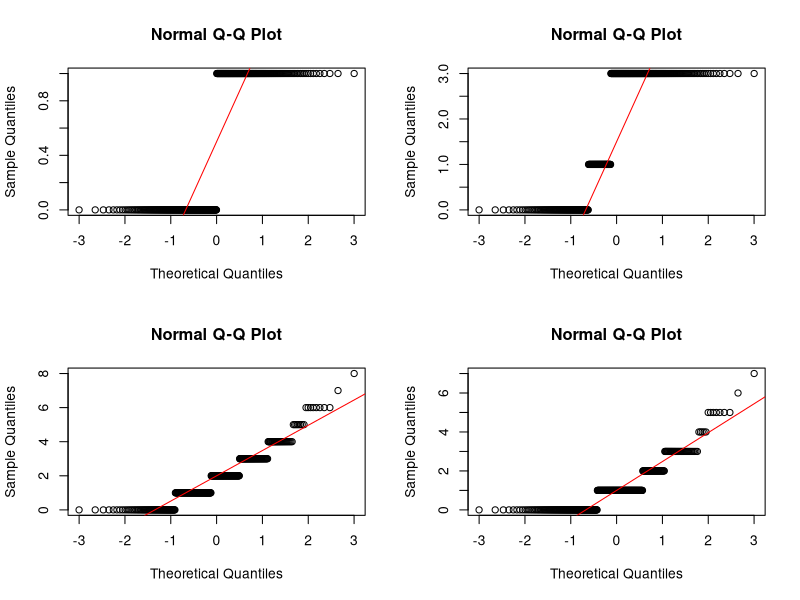
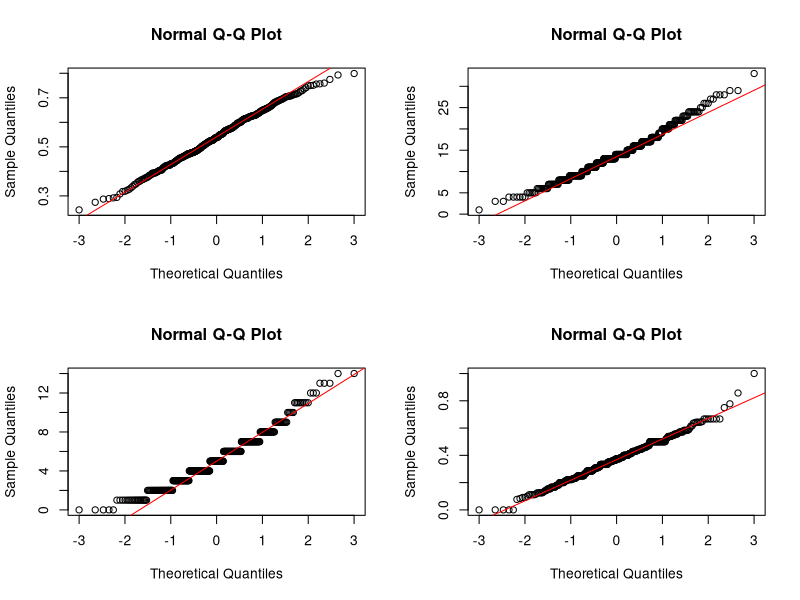
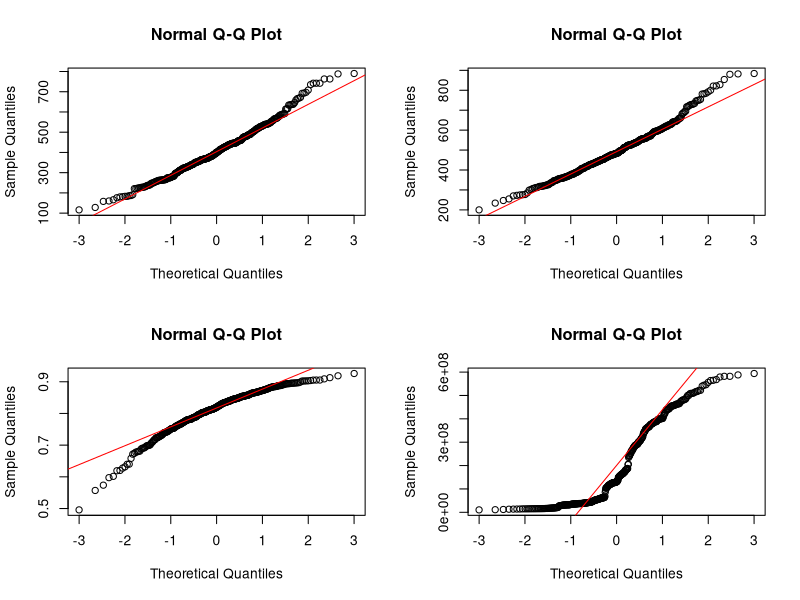
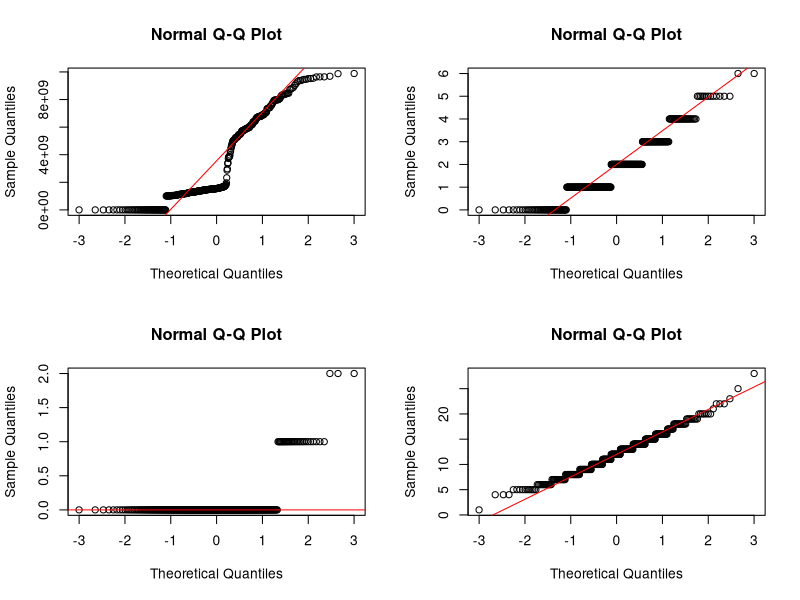
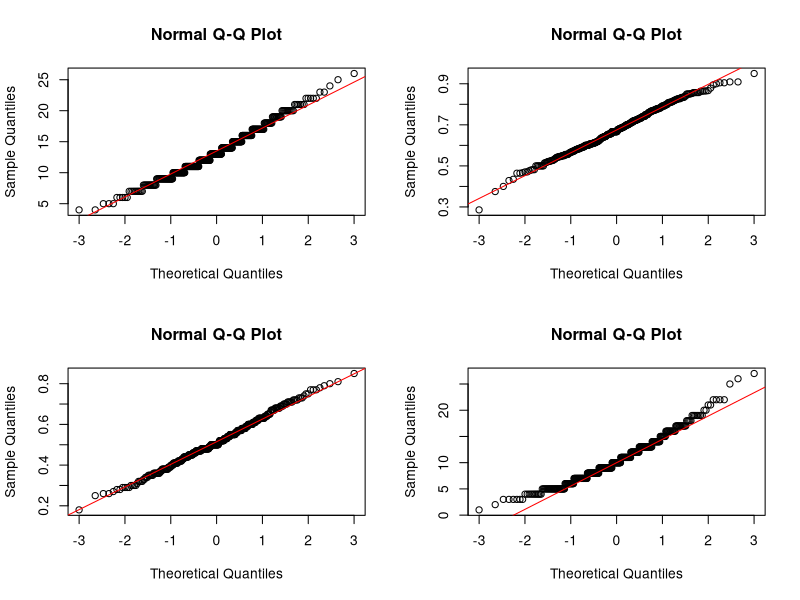
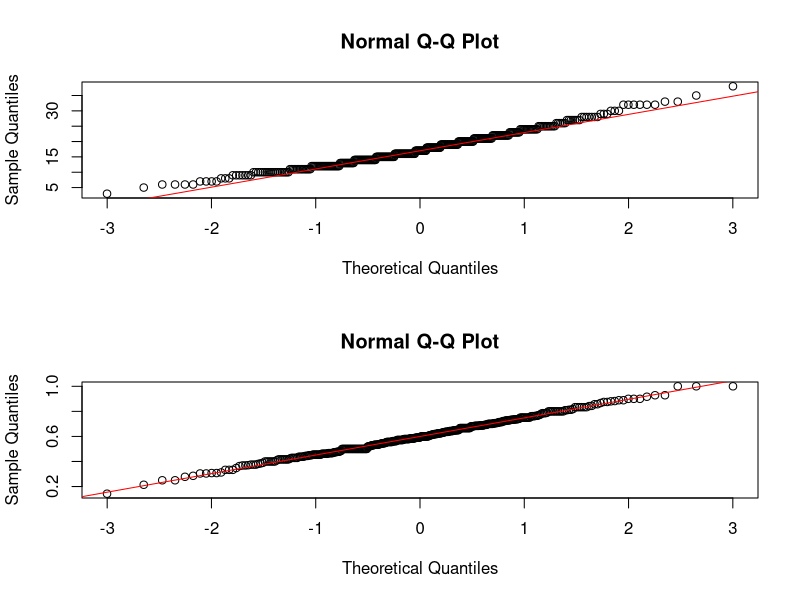
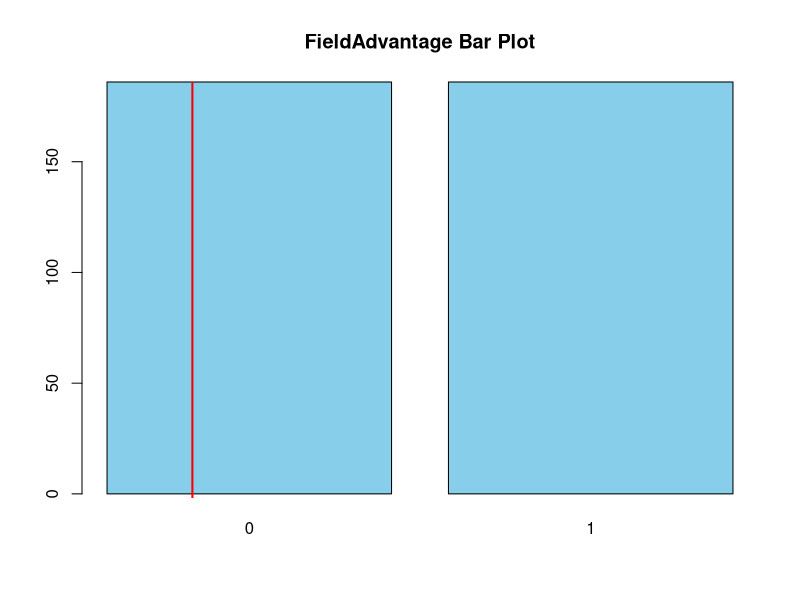
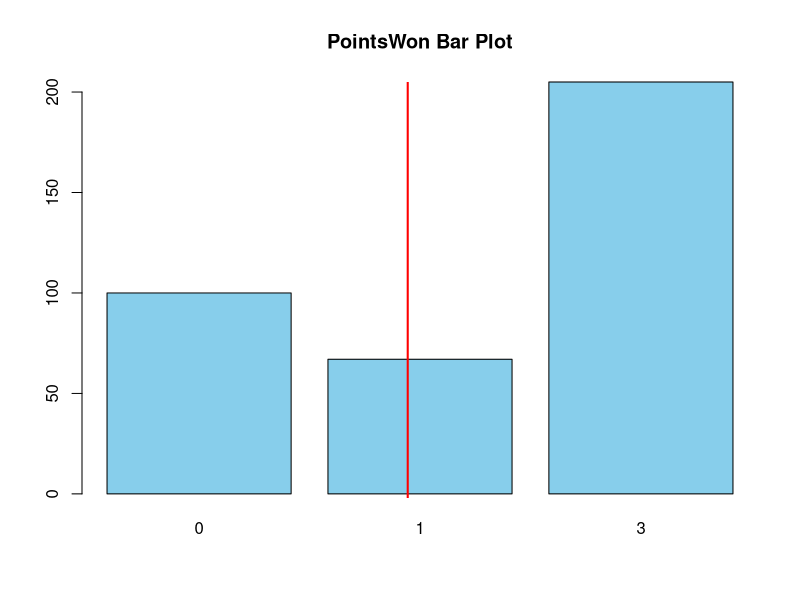

The R script that drew these images, in order: (Note: this script raises an error after producing the figures.)
# import dataset
#rm(list=ls())
df <- read.csv('DatasetR_eng_fin.csv', header=TRUE, sep=';', 
               fileEncoding="UTF-8")
anyNA(df) # check missing values

# nick: Meaningful variables can be (based on the 'research' question):
# outcomeWL: crucial to understand which factors contribute to a win
# FieldAdvantage: could have a significant impact on the team's performance (historically the team playing home has
# a 'support advantege' given by the presence of local funs)
# BallPoss, Shots, ShotsOnT, PassAtt, PassSucc, TacklesW, TacklesAtt, AirDuelW, DribW (higher is better)
# YellowC, RedC, FoulsC, FoulsT (lower is better)

# nick: check if variable need standardization/normalization
str(df)       # Class of the dataframe


# Trasformare FieldAdvantage in variabile binaria
df$FieldAdvantage <- ifelse(df$FieldAdvantage == "H", 1, 
                            ifelse(df$FieldAdvantage == "A", 0, NA))


summary(df)

df$BallPoss <- as.numeric(gsub("%", "", gsub(",", ".", df$BallPoss))) / 100
df$ShotsPrec <- as.numeric(gsub("%", "", gsub(",", ".", df$ShotsPrec))) / 100
df$PassPrec <- as.numeric(gsub("%", "", gsub(",", ".", df$PassPrec))) / 100
df$TacklesWRatio <- as.numeric(gsub("%", "", gsub(",", ".", df$TacklesWRatio))) / 100
df$AirDuelW <- as.numeric(gsub("%", "", gsub(",", ".", df$AirDuelW))) / 100
df$DribWRatio <- as.numeric(gsub("%", "", gsub(",", ".", df$DribWRatio))) / 100
df$Knowledge <- as.numeric(gsub(",","", df$Knowledge))
summary(df)

df1 <- df[, c("FieldAdvantage", "PointsWon", "GoalsMade", "GoalsTaken", "BallPoss", "Shots", "ShotsOnT",
              "ShotsPrec", "PassAtt", "PassSucc", "PassPrec", "RosterQuality", "Knowledge", "YellowC", "RedC", 
              "FoulsC", "FoulsT", "TacklesWRatio", "AirDuelW", "DribW", "DribAtt", "DribWRatio")]

summary(df1)





###############################################################
## We can try to observe which variable is normally distributed
###############################################################
par(mfrow=c(2, 2))
qqnorm(df1$FieldAdvantage)
qqline(df1$FieldAdvantage, col = "red")

qqnorm(df1$PointsWon)
qqline(df1$PointsWon, col = "red")

qqnorm(df1$GoalsMade)
qqline(df1$GoalsMade, col = "red")

qqnorm(df1$GoalsTaken)
qqline(df1$GoalsTaken, col = "red")
par(mfrow=c(1, 1))


par(mfrow=c(2, 2))
qqnorm(df1$BallPoss)
qqline(df1$BallPoss, col = "red")

qqnorm(df1$Shots)
qqline(df1$Shots, col = "red")

qqnorm(df1$ShotsOnT)
qqline(df1$ShotsOnT, col = "red")

qqnorm(df1$ShotsPrec)
qqline(df1$ShotsPrec, col = "red")
par(mfrow=c(1, 1))


par(mfrow=c(2, 2))
qqnorm(df1$PassAtt)
qqline(df1$PassAtt, col = "red")

qqnorm(df1$PassSucc)
qqline(df1$PassSucc, col = "red")

qqnorm(df1$PassPrec)
qqline(df1$PassPrec, col = "red")

qqnorm(df1$RosterQuality)
qqline(df1$RosterQuality, col = "red")
par(mfrow=c(1, 1))


par(mfrow=c(2, 2))
qqnorm(df1$Knowledge)
qqline(df1$Knowledge, col = "red")

qqnorm(df1$YellowC)
qqline(df1$YellowC, col = "red")

qqnorm(df1$RedC)
qqline(df1$RedC, col = "red")

qqnorm(df1$FoulsC)
qqline(df1$FoulsC, col = "red")
par(mfrow=c(1, 1))


par(mfrow=c(2, 2))
qqnorm(df1$FoulsT)
qqline(df1$FoulsT, col = "red")

qqnorm(df1$TacklesWRatio)
qqline(df1$TacklesWRatio, col = "red")

qqnorm(df1$AirDuelW)
qqline(df1$AirDuelW, col = "red")

qqnorm(df1$DribW)
qqline(df1$DribW, col = "red")
par(mfrow=c(1, 1))


par(mfrow=c(2, 1))
qqnorm(df1$DribAtt)
qqline(df1$DribAtt, col = "red")

qqnorm(df1$DribWRatio)
qqline(df1$DribWRatio, col = "red")
par(mfrow=c(1, 1))



wins <- df1[df1$PointsWon == 3, ]
defeats <- df1[df1$PointsWon == 0, ]
draws <- df1[df1$PointsWon == 1, ]

#############################################
############# aggregate hists ###############
#############################################

barplot(table(df1$FieldAdvantage), col = "skyblue", main = "FieldAdvantage Bar Plot")
abline(v = mean(df1$FieldAdvantage), col = "red", lwd = 2)  
barplot(table(df1$PointsWon), col = "skyblue", main = "PointsWon Bar Plot")
abline(v = mean(df1$PointsWon), col = "red", lwd = 2)  
barplot(table(df1$GoalsMade), col = "skyblue", main = "GoalsMade Bar Plot")
abline(v = mean(df1$GoalsMade), col = "red", lwd = 2)  
barplot(table(df1$GoalsTaken), col = "skyblue", main = "GoalsTaken Bar Plot")
abline(v = mean(df1$GoalsTaken), col = "red", lwd = 2)
barplot(table(df1$YellowC), col = "skyblue", main = "YellowC Bar Plot")
abline(v = mean(df1$YellowC), col = "red", lwd = 2)


par(mfrow = c(2, 2))
hist(df1$BallPoss, col = "skyblue", border = "black", main = "BallPoss Histogram")
abline(v = mean(df1$BallPoss), col = "red", lwd = 2)
hist(df1$Shots, col = "skyblue", border = "black", main = "Shots Histogram")
abline(v = mean(df1$Shots), col = "red", lwd = 2)
hist(df1$ShotsOnT, col = "skyblue", border = "black", main = "ShotsOnT Histogram")
abline(v = mean(df1$ShotsOnT), col = "red", lwd = 2)
hist(df1$ShotsPrec, col = "skyblue", border = "black", main = "ShotsPrec Histogram")
abline(v = mean(df1$ShotsPrec), col = "red", lwd = 2)
par(mfrow = c(1, 1))

par(mfrow = c(2, 2))
hist(df1$PassAtt, col = "skyblue", border = "black", main = "PassAtt Histogram")
abline(v = mean(df1$PassAtt), col = "red", lwd = 2)
hist(df1$PassSucc, col = "skyblue", border = "black", main = "PassSucc Histogram")
abline(v = mean(df1$PassSucc), col = "red", lwd = 2)
hist(df1$PassPrec, col = "skyblue", border = "black", main = "PassPrec Histogram")
abline(v = mean(df1$PassPrec), col = "red", lwd = 2)
hist(df1$RosterQuality, col = "skyblue", border = "black", main = "RosterQuality Histogram")
abline(v = mean(df1$RosterQuality), col = "red", lwd = 2)
par(mfrow = c(1, 1))

par(mfrow = c(2, 2))
hist(df1$Knowledge, col = "skyblue", border = "black", main = "Knowledge Histogram") # not numeric
abline(v = mean(df$Knowledge), col = "red", lwd = 2) 
hist(df1$FoulsC, col = "skyblue", border = "black", main = "FoulsC Histogram")
abline(v = mean(df1$FoulsC), col = "red", lwd = 2)
hist(df1$FoulsT, col = "skyblue", border = "black", main = "FoulsT Histogram")
abline(v = mean(df1$FoulsT), col = "red", lwd = 2)
hist(df1$TacklesWRatio, col = "skyblue", border = "black", main = "TacklesWRatio Histogram")
abline(v = mean(df1$TacklesWRatio), col = "red", lwd = 2)
par(mfrow = c(1, 1))

par(mfrow = c(2, 2))
hist(df1$AirDuelW, col = "skyblue", border = "black", main = "AirDuelW Histogram")
abline(v = mean(df1$AirDuelW), col = "red", lwd = 2)
hist(df1$DribW, col = "skyblue", border = "black", main = "DribW Histogram")
abline(v = mean(df1$DribW), col = "red", lwd = 2)
hist(df1$DribAtt, col = "skyblue", border = "black", main = "DribAtt Histogram")
abline(v = mean(df1$DribAtt), col = "red", lwd = 2)
hist(df1$DribWRatio, col = "skyblue", border = "black", main = "DribWRatio Histogram")
abline(v = mean(df1$DribWRatio), col = "red", lwd = 2)
par(mfrow = c(1, 1))

#############################################
############# match winners hists ###############
#############################################

barplot(table(wins$FieldAdvantage), col = "skyblue", main = "FieldAdvantage Bar Plot")
abline(v = mean(wins$FieldAdvantage), col = "red", lwd = 2)  
barplot(table(wins$PointsWon), col = "skyblue", main = "PointsWon Bar Plot")
abline(v = mean(wins$PointsWon), col = "red", lwd = 2)  
barplot(table(wins$GoalsMade), col = "skyblue", main = "GoalsMade Bar Plot")
abline(v = mean(wins$GoalsMade), col = "red", lwd = 2)  
barplot(table(wins$GoalsTaken), col = "skyblue", main = "GoalsTaken Bar Plot")
abline(v = mean(wins$GoalsTaken), col = "red", lwd = 2)
barplot(table(wins$YellowC), col = "skyblue", main = "YellowC Bar Plot")
abline(v = mean(wins$YellowC), col = "red", lwd = 2)


par(mfrow = c(2, 2))
hist(wins$BallPoss, col = "skyblue", border = "black", main = "BallPoss Histogram")
abline(v = mean(wins$BallPoss), col = "red", lwd = 2)
hist(wins$Shots, col = "skyblue", border = "black", main = "Shots Histogram")
abline(v = mean(wins$Shots), col = "red", lwd = 2)
hist(wins$ShotsOnT, col = "skyblue", border = "black", main = "ShotsOnT Histogram")
abline(v = mean(wins$ShotsOnT), col = "red", lwd = 2)
hist(wins$ShotsPrec, col = "skyblue", border = "black", main = "ShotsPrec Histogram")
abline(v = mean(wins$ShotsPrec), col = "red", lwd = 2)
par(mfrow = c(1, 1))

par(mfrow = c(2, 2))
hist(wins$PassAtt, col = "skyblue", border = "black", main = "PassAtt Histogram")
abline(v = mean(wins$PassAtt), col = "red", lwd = 2)
hist(wins$PassSucc, col = "skyblue", border = "black", main = "PassSucc Histogram")
abline(v = mean(wins$PassSucc), col = "red", lwd = 2)
hist(wins$PassPrec, col = "skyblue", border = "black", main = "PassPrec Histogram")
abline(v = mean(wins$PassPrec), col = "red", lwd = 2)
hist(wins$RosterQuality, col = "skyblue", border = "black", main = "RosterQuality Histogram")
abline(v = mean(wins$RosterQuality), col = "red", lwd = 2)
par(mfrow = c(1, 1))

par(mfrow = c(2, 2))
hist(wins$Knowledge, col = "skyblue", border = "black", main = "Knowledge Histogram") # not numeric
abline(v = mean(wins$Knowledge), col = "red", lwd = 2) 
hist(wins$FoulsC, col = "skyblue", border = "black", main = "FoulsC Histogram")
abline(v = mean(wins$FoulsC), col = "red", lwd = 2)
hist(wins$FoulsT, col = "skyblue", border = "black", main = "FoulsT Histogram")
abline(v = mean(wins$FoulsT), col = "red", lwd = 2)
hist(wins$TacklesWRatio, col = "skyblue", border = "black", main = "TacklesWRatio Histogram")
abline(v = mean(wins$TacklesWRatio), col = "red", lwd = 2)
par(mfrow = c(1, 1))

par(mfrow = c(2, 2))
hist(wins$AirDuelW, col = "skyblue", border = "black", main = "AirDuelW Histogram")
abline(v = mean(wins$AirDuelW), col = "red", lwd = 2)
hist(wins$DribW, col = "skyblue", border = "black", main = "DribW Histogram")
abline(v = mean(wins$DribW), col = "red", lwd = 2)
hist(wins$DribAtt, col = "skyblue", border = "black", main = "DribAtt Histogram")
abline(v = mean(wins$DribAtt), col = "red", lwd = 2)
hist(wins$DribWRatio, col = "skyblue", border = "black", main = "DribWRatio Histogram")
abline(v = mean(wins$DribWRatio), col = "red", lwd = 2)
par(mfrow = c(1, 1))


#############################################
############# densities data ###############
############# winners vs others (defeats+draws) ###############
#############################################

win_1 <- df1[df1$PointsWon==3, "FieldAdvantage"]
win_0 <- df1[df1$PointsWon!=3, "FieldAdvantage"]

plot(density(win_0), col = "blue", main = "Density Plot of FieldAdvantage")
lines(density(win_1), col = "red")
legend("topright", legend = c("Not win", "Win"), col = c("blue", "red"), lty = 1)


win_1 <- df1[df1$PointsWon==3, "GoalsMade"]
win_0 <- df1[df1$PointsWon!=3, "GoalsMade"]

plot(density(win_0), col = "blue", main = "Density Plot of GoalsMade")
lines(density(win_1), col = "red")
legend("topright", legend = c("Not win", "Win"), col = c("blue", "red"), lty = 1)


win_1 <- df1[df1$PointsWon==3, "GoalsTaken"]
win_0 <- df1[df1$PointsWon!=3, "GoalsTaken"]

plot(density(win_0), col = "blue", main = "Density Plot of GoalsTaken")
lines(density(win_1), col = "red")
legend("topright", legend = c("Not win", "Win"), col = c("blue", "red"), lty = 1)


win_1 <- df1[df1$PointsWon==3, "BallPoss"]
win_0 <- df1[df1$PointsWon!=3, "BallPoss"]

plot(density(win_0), col = "blue", main = "Density Plot of BallPoss")
lines(density(win_1), col = "red")
legend("topright", legend = c("Not win", "Win"), col = c("blue", "red"), lty = 1)


win_1 <- df1[df1$PointsWon==3, "Shots"]
win_0 <- df1[df1$PointsWon!=3, "Shots"]

plot(density(win_0), col = "blue", main = "Density Plot of Shots")
lines(density(win_1), col = "red")
legend("topright", legend = c("Not win", "Win"), col = c("blue", "red"), lty = 1)

win_1 <- df1[df1$PointsWon==3, "ShotsOnT"]
win_0 <- df1[df1$PointsWon!=3, "ShotsOnT"]

plot(density(win_0), col = "blue", main = "Density Plot of ShotsOnT")
lines(density(win_1), col = "red")
legend("topright", legend = c("Not win", "Win"), col = c("blue", "red"), lty = 1)

win_1 <- df1[df1$PointsWon==3, "ShotsPrec"]
win_0 <- df1[df1$PointsWon!=3, "ShotsPrec"]

plot(density(win_0), col = "blue", main = "Density Plot of ShotsPrec")
lines(density(win_1), col = "red")
legend("topright", legend = c("Not win", "Win"), col = c("blue", "red"), lty = 1)

win_1 <- df1[df1$PointsWon==3, "PassAtt"]
win_0 <- df1[df1$PointsWon!=3, "PassAtt"]

plot(density(win_0), col = "blue", main = "Density Plot of PassAtt")
lines(density(win_1), col = "red")
legend("topright", legend = c("Not win", "Win"), col = c("blue", "red"), lty = 1)

win_1 <- df1[df1$PointsWon==3, "PassSucc"]
win_0 <- df1[df1$PointsWon!=3, "PassSucc"]

plot(density(win_0), col = "blue", main = "Density Plot of PassSucc")
lines(density(win_1), col = "red")
legend("topright", legend = c("Not win", "Win"), col = c("blue", "red"), lty = 1)


win_1 <- df1[df1$PointsWon==3, "PassPrec"]
win_0 <- df1[df1$PointsWon!=3, "PassPrec"]

plot(density(win_0), col = "blue", main = "Density Plot of PassPrec")
lines(density(win_1), col = "red")
legend("topright", legend = c("Not win", "Win"), col = c("blue", "red"), lty = 1)


win_1 <- df1[df1$PointsWon==3, "RosterQuality"]
win_0 <- df1[df1$PointsWon!=3, "RosterQuality"]

plot(density(win_0), col = "blue", main = "Density Plot of RosterQuality")
lines(density(win_1), col = "red")
legend("topright", legend = c("Not win", "Win"), col = c("blue", "red"), lty = 1)

win_1 <- df1[df1$PointsWon==3, "Knowledge"]
win_0 <- df1[df1$PointsWon!=3, "Knowledge"]

plot(density(win_0), col = "blue", main = "Density Plot of Knowledge")
lines(density(win_1), col = "red")
legend("topright", legend = c("Not win", "Win"), col = c("blue", "red"), lty = 1)

win_1 <- df1[df1$PointsWon==3, "YellowC"]
win_0 <- df1[df1$PointsWon!=3, "YellowC"]

plot(density(win_0), col = "blue", main = "Density Plot of YellowC")
lines(density(win_1), col = "red")
legend("topright", legend = c("Not win", "Win"), col = c("blue", "red"), lty = 1)

win_1 <- df1[df1$PointsWon==3, "RedC"]
win_0 <- df1[df1$PointsWon!=3, "RedC"]

plot(density(win_0), col = "blue", main = "Density Plot of RedC")
lines(density(win_1), col = "red")
legend("topright", legend = c("Not win", "Win"), col = c("blue", "red"), lty = 1)

win_1 <- df1[df1$PointsWon==3, "FoulsC"]
win_0 <- df1[df1$PointsWon!=3, "FoulsC"]

plot(density(win_0), col = "blue", main = "Density Plot of FoulsC")
lines(density(win_1), col = "red")
legend("topright", legend = c("Not win", "Win"), col = c("blue", "red"), lty = 1)

win_1 <- df1[df1$PointsWon==3, "FoulsT"]
win_0 <- df1[df1$PointsWon!=3, "FoulsT"]

plot(density(win_0), col = "blue", main = "Density Plot of FoulsT")
lines(density(win_1), col = "red")
legend("topright", legend = c("Not win", "Win"), col = c("blue", "red"), lty = 1)


win_1 <- df1[df1$PointsWon==3, "AirDuelW"]
win_0 <- df1[df1$PointsWon!=3, "AirDuelW"]

plot(density(win_0), col = "blue", main = "Density Plot of AirDuelW")
lines(density(win_1), col = "red")
legend("topright", legend = c("Not win", "Win"), col = c("blue", "red"), lty = 1)


win_1 <- df1[df1$PointsWon==3, "DribW"]
win_0 <- df1[df1$PointsWon!=3, "DribW"]

plot(density(win_0), col = "blue", main = "Density Plot of DribW")
lines(density(win_1), col = "red")
legend("topright", legend = c("Not win", "Win"), col = c("blue", "red"), lty = 1)


win_1 <- df1[df1$PointsWon==3, "DribAtt"]
win_0 <- df1[df1$PointsWon!=3, "DribAtt"]

plot(density(win_0), col = "blue", main = "Density Plot of DribAtt")
lines(density(win_1), col = "red")
legend("topright", legend = c("Not win", "Win"), col = c("blue", "red"), lty = 1)



win_1 <- df1[df1$PointsWon==3, "DribWRatio"]
win_0 <- df1[df1$PointsWon!=3, "DribWRatio"]

plot(density(win_0), col = "blue", main = "Density Plot of DribWRatio")
lines(density(win_1), col = "red")
legend("topright", legend = c("Not win", "Win"), col = c("blue", "red"), lty = 1)


# Boxplots
win_box <- df1[df1$PointsWon==3, ]
not_win_box <- df1[df1$PointsWon!=3, ]


par(mfrow=c(1, 2))  
boxplot(win_box$FieldAdvantage, main = "FieldAdvantage Boxplot")
boxplot(not_win_box$FieldAdvantage, main = "FieldAdvantage Boxplot")
par(mfrow=c(1, 1))  

par(mfrow=c(1, 2))  
boxplot(win_box$PointsWon, main = "PointsWon Boxplot")
boxplot(not_win_box$PointsWon, main = "PointsWon Boxplot")
par(mfrow=c(1, 1))

par(mfrow=c(1, 2))  
boxplot(win_box$GoalsMade, main = "GoalsMade Boxplot")
boxplot(not_win_box$GoalsMade, main = "GoalsMade Boxplot")
par(mfrow=c(1, 1))

par(mfrow=c(1, 2))
boxplot(win_box$GoalsTaken, main = "GoalsTaken Boxplot")
boxplot(not_win_box$GoalsTaken, main = "GoalsTaken Boxplot")
par(mfrow=c(1, 1))

par(mfrow=c(1, 2))
boxplot(win_box$BallPoss, main = "BallPoss Boxplot")
boxplot(not_win_box$BallPoss, main = "BallPoss Boxplot")
par(mfrow=c(1, 1))

par(mfrow=c(1, 2))
boxplot(win_box$Shots, main = "Shots Boxplot")
boxplot(not_win_box$Shots, main = "Shots Boxplot")
par(mfrow=c(1, 1))

par(mfrow=c(1, 2))
boxplot(win_box$ShotsOnT, main = "ShotsOnT Boxplot")
boxplot(not_win_box$ShotsOnT, main = "ShotsOnT Boxplot")
par(mfrow=c(1, 1))

par(mfrow=c(1, 2))
boxplot(win_box$ShotsPrec, main = "ShotsPrec Boxplot")
boxplot(not_win_box$ShotsPrec, main = "ShotsPrec Boxplot")
par(mfrow=c(1, 1))

par(mfrow=c(1, 2))
boxplot(win_box$PassAtt, main = "PassAtt Boxplot")
boxplot(not_win_box$PassAtt, main = "PassAtt Boxplot")
par(mfrow=c(1, 1))

par(mfrow=c(1, 2))
boxplot(win_box$PassSucc, main = "PassSucc Boxplot")
boxplot(not_win_box$PassSucc, main = "PassSucc Boxplot")
par(mfrow=c(1, 1))

par(mfrow=c(1, 2))
boxplot(win_box$PassPrec, main = "PassPrec Boxplot")
boxplot(not_win_box$PassPrec, main = "PassPrec Boxplot")
par(mfrow=c(1, 1))

par(mfrow=c(1, 2))
boxplot(win_box$RosterQuality, main = "RosterQuality Boxplot")
boxplot(not_win_box$RosterQuality, main = "RosterQuality Boxplot")
par(mfrow=c(1, 1))

par(mfrow=c(1, 2))
boxplot(win_box$Knowledge, main = "Knowledge Boxplot")
boxplot(not_win_box$Knowledge, main = "Knowledge Boxplot")
par(mfrow=c(1, 1))

par(mfrow=c(1, 2))
boxplot(win_box$YellowC, main = "YellowC Boxplot")
boxplot(not_win_box$YellowC, main = "YellowC Boxplot")
par(mfrow=c(1, 1))

par(mfrow=c(1, 2))
boxplot(win_box$YellowC, main = "YellowC Boxplot")
boxplot(not_win_box$YellowC, main = "YellowC Boxplot")
par(mfrow=c(1, 1))

par(mfrow=c(1, 2))
boxplot(win_box$RedC, main = "RedC Boxplot")
boxplot(not_win_box$RedC, main = "RedC Boxplot")
par(mfrow=c(1, 1))

par(mfrow=c(1, 2))
boxplot(win_box$FoulsC, main = "FoulsC Boxplot")
boxplot(not_win_box$FoulsC, main = "FoulsC Boxplot")
par(mfrow=c(1, 1))

par(mfrow=c(1, 2))
boxplot(win_box$FoulsT, main = "FoulsT Boxplot")
boxplot(not_win_box$FoulsT, main = "FoulsT Boxplot")
par(mfrow=c(1, 1))

par(mfrow=c(1, 2))
boxplot(win_box$TacklesWRatio, main = "TacklesWRatio Boxplot")
boxplot(not_win_box$TacklesWRatio, main = "TacklesWRatio Boxplot")
par(mfrow=c(1, 1))

par(mfrow=c(1, 2))
boxplot(win_box$AirDuelW, main = "AirDuelW Boxplot")
boxplot(not_win_box$AirDuelW, main = "AirDuelW Boxplot")
par(mfrow=c(1, 1))

par(mfrow=c(1, 2))
boxplot(win_box$DribW, main = "DribW Boxplot")
boxplot(not_win_box$DribW, main = "DribW Boxplot")
par(mfrow=c(1, 1))

par(mfrow=c(1, 2))
boxplot(win_box$DribAtt, main = "DribAtt Boxplot")
boxplot(not_win_box$DribAtt, main = "DribAtt Boxplot")
par(mfrow=c(1, 1))

par(mfrow=c(1, 2))
boxplot(win_box$DribWRatio, main = "DribWRatio Boxplot")
boxplot(not_win_box$DribWRatio, main = "DribWRatio Boxplot")
par(mfrow=c(1, 1))

############## Boxplot of 'winners' group vs 'not winners' (draw+defeats) ############

# wins vs draws vs defeats
boxplot(wins$GoalsMade, draws$GoalsMade, defeats$GoalsMade, names = c("Wins", "Draws", "Defeats"),
        xlab = "Groups", ylab = "Goals Made"
        )
grid()

# wins vs others
boxplot(wins$GoalsMade, draws$GoalsMade+defeats$GoalsMade, names = c("Wins", "Draws+Defeats"),
        xlab = "Groups", ylab = "Goals Made"
)
grid()





# Correlation Analysis
correlation_matrix <- cor(df1)
correlation_matrix

# Step 3: Define a Custom Red Color Palette
red_palette <- colorRampPalette(c("white", "red"))(64)


heatmap(correlation_matrix, Rowv = NA, Colv = NA, col = heat.colors(24), scale = "none", margins = c(5, 10))

library(corrplot)

selected_corr <- cor(df1)

# Collinearity matrix
corrplot(selected_corr,
         method = "number",
         diag = FALSE,
         tl.cex = 0.8,
         number.cex = 0.65,
         tl.col = "black")

###### Visual check of variable correlation
plot(df1$BallPoss, df1$PassAtt) # strong positive correlation
plot(df1$GoalsMade, df1$ShotsPrec) # don't know how to interpret it (maybe due to a integer value vs percentage)
########## scatterplot to understand it better:
plot(df1$GoalsMade, df1$ShotsPrec,
     main = "Scatterplot GoalsMade vs ShotsPrec",
     xlab = "Goals Made",
     ylab = "Shots Precision",
     pch = 19, col = "darkorange", cex = 0.7)
grid()

plot(df1$BallPoss, df1$Shots) # slightly positive
plot(df1$BallPoss, df1$PassSucc)# strong positive correlation

plot(df1$Shots, df1$PassPrec) # positive? ----> scattplot
plot(df1$Shots, df1$PassPrec,
     main = "Scatterplot Shots vs PassPrec",
     xlab = "Number of shots",
     ylab = "Passage precision",
     pch = 19, col = "darkorange", cex = 0.7)
grid()

plot(df1$ShotsOnT, df1$GoalsMade) #?
plot(df1$GoalsMade, df1$ShotsOnT,
     main = "GoalsMade Shots vs ShotsOnT",
     xlab = "Goals made",
     ylab = "Shots on target",
     pch = 19, col = "darkorange", cex = 0.7)
grid() ### With 10 shots on target i can expect from 2 to 3 goals

plot(df1$FoulsC, df1$PassAtt) #?
plot(df1$PassAtt, df1$FoulsC,
     main = "Passages Attempted vs Fouls Committed",
     xlab = "Attempted passeges",
     ylab = "Fouls committed",
     pch = 19, col = "darkorange", cex = 0.7)
grid()

plot(df1$FoulsC, df1$BallPoss,
     main = "FoulsC vs BallPoss",
     xlab = "FoulsC",
     ylab = "BallPoss",
     pch = 19, col = "darkorange", cex = 0.7)
grid()





##### regression diagnostic ######
mod.out1 <- lm(df1$ShotsPrec~df1$PassPrec)
par(mfrow=c(2,2))
plot(mod.out1)
par(mfrow=c(1,1))


# count the number of outliers
# Define a function to count outliers using the IQR method
count_outliers <- function(x) {
  Q <- quantile(x, probs = c(0.25, 0.75))
  IQR <- Q[2] - Q[1]
  lower_bound <- Q[1] - 1.5 * IQR
  upper_bound <- Q[2] + 1.5 * IQR
  outliers <- x < lower_bound | x > upper_bound
  return(sum(outliers))
}

# Apply the function to each column of your dataframe
outlier_counts <- sapply(df, function(col) {
  if(is.numeric(col)) {
    count_outliers(col)
  } else {
    NA  # For non-numeric columns
  }
})
# Display the counts of outliers for each variable
print(outlier_counts)



head(df)



# Single linear regressions
cor(df$BallPoss, df$Shots)

mod.out <- lm(BallPoss ~ Shots, data=df)
summary(mod.out)
plot(df$Shots, df$BallPoss, pch=20, xlab="Shots", ylab="Ball Possession")
abline(mod.out, col="red", lwd=2)

plot(mod.out$residuals, main="Residuals Plot", ylab="Residuals", xlab="Fitted Values")
abline(h=0, col="red")


mod.out <- lm(ShotsPrec ~ GoalsMade, data=df)
summary(mod.out)
plot(df$GoalsMade, df$ShotsPrec, pch=20, xlab="GoalsMade", ylab="ShotsPrec")
abline(mod.out, col="red", lwd=2)

plot(mod.out$residuals, main="Residuals Plot", ylab="Residuals", xlab="Fitted Values")
abline(h=0, col="red")

mod.out <- lm(GoalsMade ~ OutcomeWL, data=df)
summary(mod.out)
plot(df$OutcomeWL, df$GoalsMade, pch=20, xlab="OutcomeWL", ylab="GoalsMade")
abline(mod.out, col="red", lwd=2)

plot(mod.out$residuals, main="Residuals Plot", ylab="Residuals", xlab="Fitted Values")
abline(h=0, col="red")

# Multiple linear regressions

# Reminder: Pr(>|t|)=p-value denotes the quality of hypothesis
# High meaningful p-value < 0.001 "***"
# High meaningful 0.001 < p-value < 0.01 "**"
# Slightly meaningful 0.01 < p-value < 0.05 "*"
# Marginally meaningful 0.05 < p-value < 0.1 "."
# not meaningful p-value >= 0.1 " "

# Reminder 2: R^2 denotes the percentage of variability of Y (response)

# Multiple regression 1
# OutcomeWL = b_0 + b_1 * BallPoss + b_2 * ShotPrec + b_3 * PassPrec


mod.multi <- lm(OutcomeWL ~ BallPoss + ShotsPrec + PassPrec, data=df)
summary(mod.multi)

par(mfrow=c(2, 2))  # imposta l'area di plotting per mostrare 4 grafici
plot(mod.multi)


# Multiple regression 1
# OutcomeWL = b_0 + b_1 * BallPoss + b_2 * ShotPrec + b_3 * PassPrec



























#----------------------------------------------------------------------------------------------------------------------------------
# create a new column that identifies matches from the "winner - 1" and "control - 0" groups
df$Group <- ifelse(grepl("Ca", df$ID), "1",
                    ifelse(grepl("Co", df$ID), "0", NA))
df$Group <- as.integer(df$Group)

# let's see what data types we have in the columns:
str(df)

# we notice that percentages variables are stored as characters. we would like them to be
# represented as numerical [0,1] 
df$BallPoss <- as.numeric(sub(",", ".", sub("%", "", df$BallPoss))) / 100
df$ShotsPrec <- as.numeric(sub(",", ".", sub("%", "", df$ShotsPrec))) / 100
df$PassPrec <- as.numeric(sub(",", ".", sub("%", "", df$PassPrec))) / 100
df$TacklesWRatio <- as.numeric(sub(",", ".", sub("%", "", df$TacklesWRatio))) / 100
df$AirDuelW <- as.numeric(sub(",", ".", sub("%", "", df$AirDuelW))) / 100
df$DribWRatio <- as.numeric(sub(",", ".", sub("%", "", df$DribWRatio))) / 100

# the Knowledge column is a chr as well, let's handle it
df$Knowledge <- as.numeric(sub(",", ".", df$Knowledge))

# columns ID and match are not useful for our model, let's remove them
df$ID <- NULL
df$Match <- NULL
# we notice that the "result" column is redundant wrt goals made and taken, we remove it
df$Result <- NULL

# Let's do some label encoding. We want in FieldAdvantage column, to show home matches as 1 and
# Away matches as 0
df$FieldAdvantage <- ifelse(df$FieldAdvantage == "H", 1, 
                            ifelse(df$FieldAdvantage == "A", 0, NA))
# we want losses as -1, wins as 1 and draws as 0 in OutcomeWL column. This column can be redundant
# wrt to Points won. We will think about it later
df$OutcomeWL <- ifelse(df$OutcomeWL == "W", 1, 
                            ifelse(df$OutcomeWL == "D", 0, 
                                   ifelse(df$OutcomeWL == "L", -1, NA)))

# Double check every column is now numerical 
str(df)

summary(df)

# check if the target variable is balanced
prop.table(table(df$OutcomeWL))

df$OutcomeWL[df$OutcomeWL == -1] <- 0


# Let's see which features are correlated with each other:
S <- round(cov(df), 4)
P <- round(cor(df), 4)

# We use a heatmap to explore the correlations
col<- colorRampPalette(c("blue", "white", "red"))(20)
heatmap(x = P, col = col, symm = TRUE)

df_winners <- df[df$Group == 1, ]
df_winners$Group <- NULL
df_control <- df[df$Group == 0, ]
df_control$Group <- NULL

P_win <- round(cor(df_winners), 4)
P_cont <- round(cor(df_control), 4)

heatmap(x = P_win, col = col, symm = TRUE, main = 'P_win')
heatmap(x = P_cont, col = col, symm = TRUE, main = 'P_cont')



save(df, file = '/Users/nico/Desktop/football_data_/processed_data.RData')

